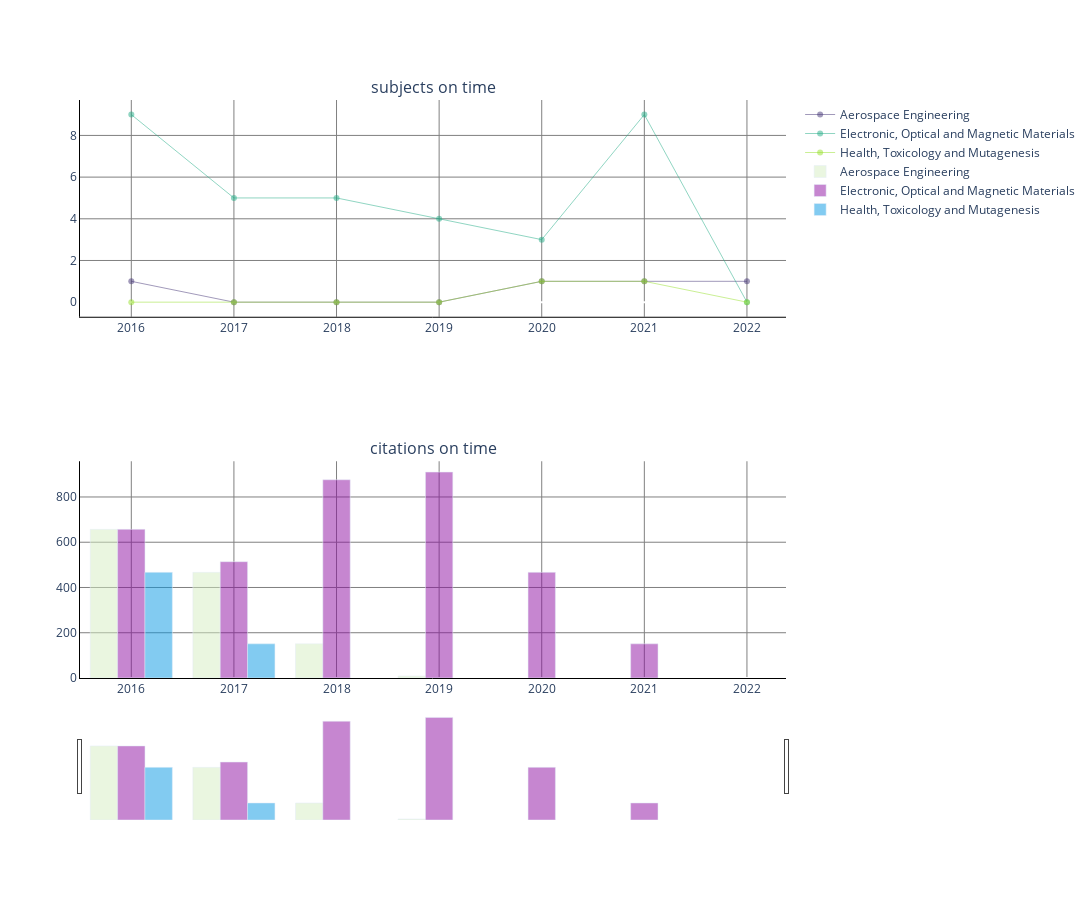

Here is the notebook cell this chart was saved with:
### Code cell
data = pd.read_csv("scival_asjc_norm.csv")
df = data.loc[
    :, ["All Science Journal Classification (ASJC) field name", "Year","Title"]# "professors", "citation_num", "title",
]
df = pd.get_dummies(
    data=df, columns=["All Science Journal Classification (ASJC) field name"], prefix="", prefix_sep=""
)
#df["All Science Journal Classification (ASJC) field name"] = data["All Science Journal Classification (ASJC) field name"]
df = df.groupby(
    by=['Title',"Year"], as_index=False #"professors", "title", "subject_areas",
).sum()
citations = data.loc[:,["Title","Citations"]]
citations = citations.drop_duplicates()
df = df.merge(citations,on='Title',how='left')
df = df.groupby(
    by=["Year"], as_index=False #"professors", "title", "subject_areas",
).sum()

fig = make_subplots(
    rows=2, cols=1,
    shared_xaxes=True,
    subplot_titles=['subjects on time', 'citations on time',]
)

#df["year"] = df["year"].astype(int)
df = df.sort_values(by="Year", ascending=True).reset_index()
fig.add_trace(go.Scatter(x=df['Year'],y=df[' Aerospace Engineering']
                         ,mode='lines+markers' 
                         ,line = dict(color='rgba(68,53,118,0.5)', width=1)
                          ,name='Aerospace Engineering'),1,1)
fig.add_trace(go.Scatter(x=df['Year'],y=df[' Electronic, Optical and Magnetic Materials']
                          ,mode='lines+markers'
                          ,line = dict(color="rgba(35,172,134,0.5)", width=1)
                          ,name='Electronic, Optical and Magnetic Materials'),1,1)
fig.add_trace(go.Scatter(x=df['Year'],y=df['Health, Toxicology and Mutagenesis']
                          ,mode='lines+markers'
                          ,line = dict(color="rgba(149,224,42,0.5)", width=1)
                          ,name='Health, Toxicology and Mutagenesis'),1,1)

df1 =df.loc[df[' Aerospace Engineering']>0,:]
fig.add_trace(go.Bar(x=df['Year'],y=df1['Citations']
                          ,name='Aerospace Engineering'
                          ,marker=dict(color="rgba(214,238,193,0.5)")),2,1)

df2 = df.loc[df[' Electronic, Optical and Magnetic Materials']>0,:]

fig.add_trace(go.Bar(x=df['Year'],y=df2['Citations']
                          ,name='Electronic, Optical and Magnetic Materials'
                        ,marker=dict(color="rgba(141,15,162,0.5)")),2,1)

df3 = df.loc[df['Health, Toxicology and Mutagenesis']>0,:]
fig.add_trace(go.Bar(x=df['Year'],y=df3['Citations']
                          ,name='Health, Toxicology and Mutagenesis'
                          ,marker=dict(color="rgba(7,152,228,0.5)")),2,1)


fig.update_layout( 
    showlegend = True,
    hovermode="x unified",
    xaxis_showticklabels=True, 
    xaxis2_showticklabels=True,
    plot_bgcolor='rgba(0,0,0,0)',
    autosize=False,
    width=1200,
    height=900,
    xaxis=dict(
        showspikes = True,
        spikemode  = 'across',
        spikesnap = 'cursor',
        showgrid=True,
        autorange=True,
        showline=True,
        linewidth=1, 
        linecolor='black',
        gridcolor='gray',
#         rangeslider=dict(
#             autorange=True,
#         ),
        type='linear'
    ),
    yaxis=dict(
        showline=True, 
        linewidth=1, 
        linecolor='black',
        gridcolor='gray'
    ),
    xaxis2=dict(
        showspikes = True,
        spikemode  = 'across',
        spikesnap = 'cursor',
        showgrid=True,
        autorange=True,
        showline=True,
        linewidth=1, 
        linecolor='black',
        gridcolor='gray',
        rangeslider=dict(
            autorange=True,
        ),
        type='linear'
    ),
    yaxis2=dict(
        showline=True, 
        linewidth=1, 
        linecolor='black',
        autorange=True,
        gridcolor='gray'
   )
)
fig.show()

### Figure 1 — Plotly figure (JSON) as saved in the notebook; plotly's stock layout.template omitted (floating-point values rounded to 4 significant figures)
{"data": [{"line": {"color": "rgba(68,53,118,0.5)", "width": 1}, "mode": "lines+markers", "name": "Aerospace Engineering", "type": "scatter", "x": [2016, 2017, 2018, 2019, 2020, 2021, 2022], "xaxis": "x", "y": [1, 0, 0, 0, 1, 1, 1], "yaxis": "y"}, {"line": {"color": "rgba(35,172,134,0.5)", "width": 1}, "mode": "lines+markers", "name": "Electronic, Optical and Magnetic Materials", "type": "scatter", "x": [2016, 2017, 2018, 2019, 2020, 2021, 2022], "xaxis": "x", "y": [9, 5, 5, 4, 3, 9, 0], "yaxis": "y"}, {"line": {"color": "rgba(149,224,42,0.5)", "width": 1}, "mode": "lines+markers", "name": "Health, Toxicology and Mutagenesis", "type": "scatter", "x": [2016, 2017, 2018, 2019, 2020, 2021, 2022], "xaxis": "x", "y": [0, 0, 0, 0, 1, 1, 0], "yaxis": "y"}, {"marker": {"color": "rgba(214,238,193,0.5)"}, "name": "Aerospace Engineering", "type": "bar", "x": [2016, 2017, 2018, 2019, 2020, 2021, 2022], "xaxis": "x2", "y": [657, 467, 151, 9], "yaxis": "y2"}, {"marker": {"color": "rgba(141,15,162,0.5)"}, "name": "Electronic, Optical and Magnetic Materials", "type": "bar", "x": [2016, 2017, 2018, 2019, 2020, 2021, 2022], "xaxis": "x2", "y": [657, 514, 876, 910, 467, 151], "yaxis": "y2"}, {"marker": {"color": "rgba(7,152,228,0.5)"}, "name": "Health, Toxicology and Mutagenesis", "type": "bar", "x": [2016, 2017, 2018, 2019, 2020, 2021, 2022], "xaxis": "x2", "y": [467, 151], "yaxis": "y2"}], "layout": {"annotations": [{"font": {"size": 16}, "showarrow": false, "text": "subjects on time", "x": 0.5, "xanchor": "center", "xref": "paper", "y": 1, "yanchor": "bottom", "yref": "paper"}, {"font": {"size": 16}, "showarrow": false, "text": "citations on time", "x": 0.5, "xanchor": "center", "xref": "paper", "y": 0.375, "yanchor": "bottom", "yref": "paper"}], "autosize": false, "height": 900, "hovermode": "x unified", "plot_bgcolor": "rgba(0,0,0,0)", "showlegend": true, "width": 1200, "xaxis": {"anchor": "y", "autorange": true, "domain": [0, 1], "gridcolor": "gray", "linecolor": "black", "linewidth": 1, "matches": "x2", "showgrid": true, "showline": true, "showspikes": true, "showticklabels": true, "spikemode": "across", "spikesnap": "cursor", "type": "linear"}, "xaxis2": {"anchor": "y2", "autorange": true, "domain": [0, 1], "gridcolor": "gray", "linecolor": "black", "linewidth": 1, "rangeslider": {"autorange": true}, "showgrid": true, "showline": true, "showspikes": true, "showticklabels": true, "spikemode": "across", "spikesnap": "cursor", "type": "linear"}, "yaxis": {"anchor": "x", "domain": [0.625, 1], "gridcolor": "gray", "linecolor": "black", "linewidth": 1, "showline": true}, "yaxis2": {"anchor": "x2", "autorange": true, "domain": [0, 0.375], "gridcolor": "gray", "linecolor": "black", "linewidth": 1, "showline": true}}}
